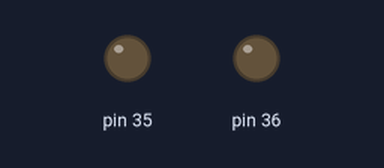
The sketch below on a simulated Arduino Mega 2560, built with avr-gcc and run on an emulated ATmega2560. Shown: output pins drawn as LEDs (lit = HIGH). The modem accepts every AT command (registered, SIM ready, sends succeed) and sends nothing else; what the sketch prints to the serial monitor is not drawn.

Above: at 0.1 s.
At 3.1 s:
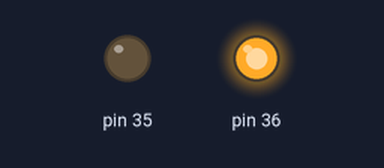
At 4.6 s:
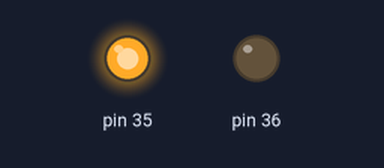
At 5.1 s:
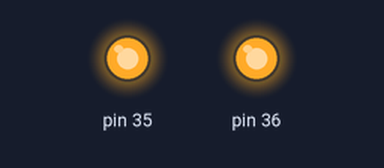
Timing chart, 0 to 6.6 s (numbered marks = the images above):
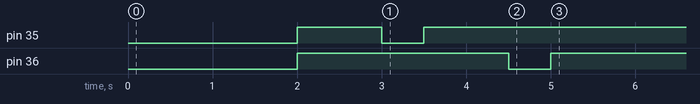

The sketch:

T2603_Clipper_SMS_Test1.ino
```cpp
// Pimoroni Pico Plus 2 and Clipper LTE
// https://github.com/infrapale/T2603_Clipper_4G_Test.git


#include <Arduino.h>
#define LteSerial Serial1

#define PIN_TX0         (32u)
#define PIN_RX0         (33u)
#define PIN_PWRKEY      (36u)
#define PIN_RESET       (35u)


//HardwareSerial LTE(1);   // UART1 on Pico 2
// Pico 2 UART1 default pins: TX=GP4, RX=GP5

void sendAT(const char *cmd, uint32_t wait = 500) {
  LteSerial.println(cmd);
  delay(wait);
  while (LteSerial.available()) {
    Serial.write(LteSerial.read());
  }
}

void setup() {
  Serial1.setTX(PIN_TX0);
  Serial1.setRX(PIN_RX0);

  Serial.begin(115200);
  LteSerial.begin(115200);   // SIMCom default baud

  delay(2000);
  Serial.println("Initialising modem…");
  pinMode(PIN_PWRKEY, OUTPUT);
  pinMode(PIN_RESET, OUTPUT);

  digitalWrite(PIN_RESET,HIGH);
  digitalWrite(PIN_PWRKEY,HIGH);
  delay(1000);
  digitalWrite(PIN_RESET,LOW);
  delay(500);
  digitalWrite(PIN_RESET,HIGH);
  delay(1000);
  digitalWrite(PIN_PWRKEY,LOW);
  delay(500);
  digitalWrite(PIN_PWRKEY,HIGH);
  delay(1000);


  sendAT("AT");
  sendAT("AT+CPIN=\"1234\"");
  sendAT("AT+CMGF=1");   // SMS text mode

  // Replace with your number
  // sendAT("AT+CMGS=\"+358405056630\"");
  sendAT("AT+CMGS=\"+358400737682\"");     // Sauli
  // sendAT("AT+CMGS=\"+358400454270\"");     // Hessu

  // Message body
  LteSerial.print("Hello from Pico Plus 2 + Clipper LTE!");

  // End with Ctrl+Z
  LteSerial.write(26);

  Serial.println("SMS sent.");
}

void loop() {
}
```
